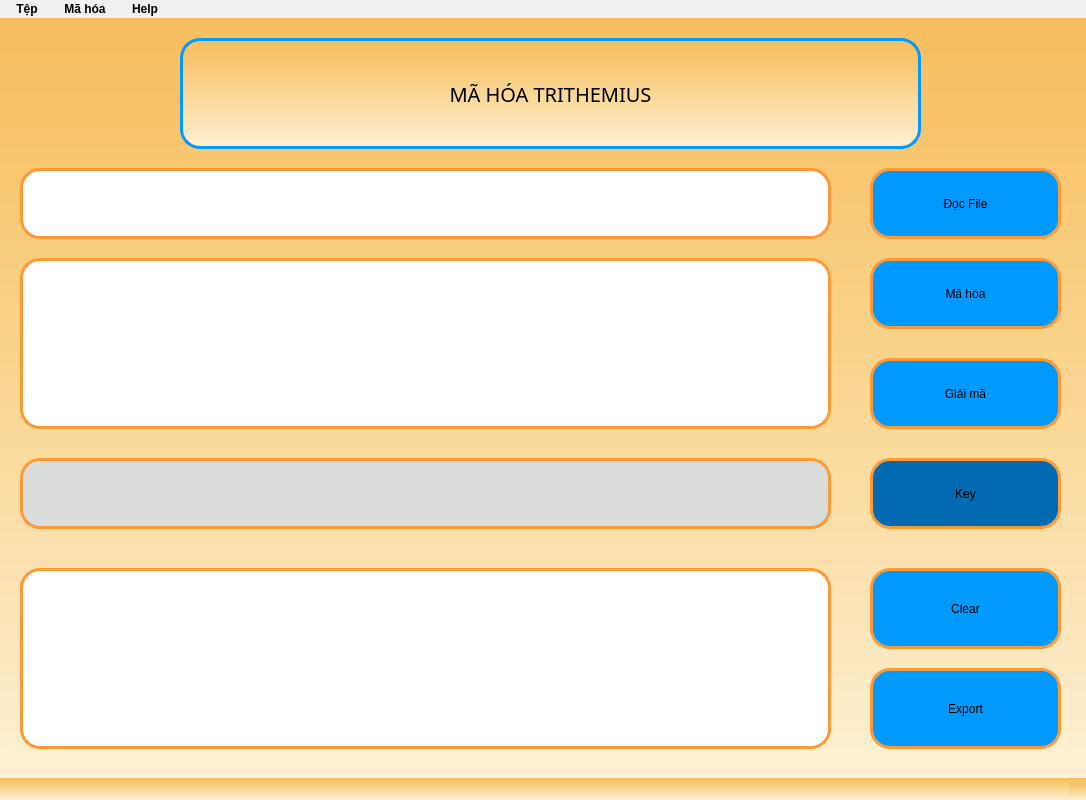
<?xml version="1.0" encoding="UTF-8"?>
<ui version="4.0">
 <class>Trithemiusform</class>
 <widget class="QMainWindow" name="Trithemiusform">
  <property name="geometry">
   <rect>
    <x>0</x>
    <y>0</y>
    <width>1086</width>
    <height>800</height>
   </rect>
  </property>
  <property name="windowTitle">
   <string>WTrithemius</string>
  </property>
  <property name="windowIcon">
   <iconset>
    <normaloff>tainguyen/logo.ico</normaloff>tainguyen/logo.ico</iconset>
  </property>
  <property name="styleSheet">
   <string notr="true">
color:black;
background-color: qlineargradient(spread:pad, x1:0, y1:0, x2:0, y2:1, stop:0 #F6BE5E, stop:0.25 #F8C976, stop:0.5 #FAD794, stop:0.75 #FCE3B4, stop:1 #FDF1D4);
</string>
  </property>
  <widget class="QWidget" name="centralwidget">
   <widget class="QLabel" name="label">
    <property name="geometry">
     <rect>
      <x>180</x>
      <y>20</y>
      <width>741</width>
      <height>111</height>
     </rect>
    </property>
    <property name="font">
     <font>
      <family>Montserrat</family>
      <pointsize>33</pointsize>
      <weight>9</weight>
      <italic>false</italic>
      <bold>false</bold>
     </font>
    </property>
    <property name="layoutDirection">
     <enum>Qt::LeftToRight</enum>
    </property>
    <property name="autoFillBackground">
     <bool>false</bool>
    </property>
    <property name="styleSheet">
     <string notr="true">font-size: 20px;
font: 75 33pt &quot;Montserrat&quot;;

border: 3px solid #0099FF;
border-radius: 20px;
color:black;

</string>
    </property>
    <property name="text">
     <string>MÃ HÓA TRITHEMIUS</string>
    </property>
    <property name="alignment">
     <set>Qt::AlignCenter</set>
    </property>
   </widget>
   <widget class="QPushButton" name="Btn_ReadFile">
    <property name="geometry">
     <rect>
      <x>870</x>
      <y>150</y>
      <width>191</width>
      <height>71</height>
     </rect>
    </property>
    <property name="cursor">
     <cursorShape>PointingHandCursor</cursorShape>
    </property>
    <property name="mouseTracking">
     <bool>false</bool>
    </property>
    <property name="tabletTracking">
     <bool>false</bool>
    </property>
    <property name="autoFillBackground">
     <bool>false</bool>
    </property>
    <property name="styleSheet">
     <string notr="true">QPushButton {
    border-radius: 20px;
    background-color: #0099FF;
    border: 3px solid #FF9933;
    font: 75 16pt &quot;Montserrat&quot;;
}

QPushButton:hover {
    background-color: white;
    border-color:#0099FF ;
    color: black;
}
</string>
    </property>
    <property name="text">
     <string>Đọc File</string>
    </property>
   </widget>
   <widget class="QPushButton" name="Btn_MaHoa">
    <property name="geometry">
     <rect>
      <x>870</x>
      <y>240</y>
      <width>191</width>
      <height>71</height>
     </rect>
    </property>
    <property name="cursor">
     <cursorShape>PointingHandCursor</cursorShape>
    </property>
    <property name="styleSheet">
     <string notr="true">QPushButton {
    border-radius: 20px;
    background-color: #0099FF;
    border: 3px solid #FF9933;
    font: 75 16pt &quot;Montserrat&quot;;
}

QPushButton:hover {
    background-color: white;
    border-color:#0099FF ;
    color: black;
}
</string>
    </property>
    <property name="text">
     <string>Mã hóa</string>
    </property>
   </widget>
   <widget class="QPushButton" name="Btn_GiaiMa">
    <property name="geometry">
     <rect>
      <x>870</x>
      <y>340</y>
      <width>191</width>
      <height>71</height>
     </rect>
    </property>
    <property name="cursor">
     <cursorShape>PointingHandCursor</cursorShape>
    </property>
    <property name="styleSheet">
     <string notr="true">QPushButton {
    border-radius: 20px;
    background-color: #0099FF;
    border: 3px solid #FF9933;
    font: 75 16pt &quot;Montserrat&quot;;
}

QPushButton:hover {
    background-color: white;
    border-color:#0099FF ;
    color: black;
}
</string>
    </property>
    <property name="text">
     <string>Giải mã</string>
    </property>
   </widget>
   <widget class="QLineEdit" name="tbPath">
    <property name="geometry">
     <rect>
      <x>20</x>
      <y>150</y>
      <width>811</width>
      <height>71</height>
     </rect>
    </property>
    <property name="font">
     <font>
      <family>Bebas Neue</family>
      <pointsize>12</pointsize>
     </font>
    </property>
    <property name="styleSheet">
     <string notr="true">background-color:white;
border-radius:20px;
color:black;
font: 12pt &quot;Bebas Neue&quot;;
border: 3px solid #FF9933;</string>
    </property>
    <property name="text">
     <string/>
    </property>
    <property name="maxLength">
     <number>32782</number>
    </property>
    <property name="frame">
     <bool>true</bool>
    </property>
    <property name="clearButtonEnabled">
     <bool>false</bool>
    </property>
   </widget>
   <widget class="QTextEdit" name="tbNoiDung">
    <property name="geometry">
     <rect>
      <x>20</x>
      <y>240</y>
      <width>811</width>
      <height>171</height>
     </rect>
    </property>
    <property name="font">
     <font>
      <family>Bebas Neue</family>
      <pointsize>12</pointsize>
     </font>
    </property>
    <property name="cursor" stdset="0">
     <cursorShape>IBeamCursor</cursorShape>
    </property>
    <property name="styleSheet">
     <string notr="true">QTextEdit {
    padding-top: 10px;
    padding-bottom: 10px;
    background-color: white;
    font: 12pt &quot;Bebas Neue&quot;;
    border-radius: 20px;
    color: black;
    border: 3px solid #FF9933;
}
</string>
    </property>
    <property name="html">
     <string>&lt;!DOCTYPE HTML PUBLIC &quot;-//W3C//DTD HTML 4.0//EN&quot; &quot;http://www.w3.org/TR/REC-html40/strict.dtd&quot;&gt;
&lt;html&gt;&lt;head&gt;&lt;meta name=&quot;qrichtext&quot; content=&quot;1&quot; /&gt;&lt;style type=&quot;text/css&quot;&gt;
p, li { white-space: pre-wrap; }
&lt;/style&gt;&lt;/head&gt;&lt;body style=&quot; font-family:'Bebas Neue'; font-size:12pt; font-weight:400; font-style:normal;&quot;&gt;
&lt;p style=&quot;-qt-paragraph-type:empty; margin-top:0px; margin-bottom:0px; margin-left:0px; margin-right:0px; -qt-block-indent:0; text-indent:0px;&quot;&gt;&lt;br /&gt;&lt;/p&gt;&lt;/body&gt;&lt;/html&gt;</string>
    </property>
   </widget>
   <widget class="QTextEdit" name="tbKetQua">
    <property name="geometry">
     <rect>
      <x>20</x>
      <y>550</y>
      <width>811</width>
      <height>181</height>
     </rect>
    </property>
    <property name="font">
     <font>
      <family>Bebas Neue</family>
      <pointsize>12</pointsize>
     </font>
    </property>
    <property name="cursor" stdset="0">
     <cursorShape>IBeamCursor</cursorShape>
    </property>
    <property name="styleSheet">
     <string notr="true">QTextEdit {
    padding-top: 10px;
    padding-bottom: 10px;
    background-color: white;
    font: 12pt &quot;Bebas Neue&quot;;
    border-radius: 20px;
    color: black;
    border: 3px solid #FF9933;
}
</string>
    </property>
   </widget>
   <widget class="QPushButton" name="Btn_Clear">
    <property name="geometry">
     <rect>
      <x>870</x>
      <y>550</y>
      <width>191</width>
      <height>81</height>
     </rect>
    </property>
    <property name="cursor">
     <cursorShape>PointingHandCursor</cursorShape>
    </property>
    <property name="styleSheet">
     <string notr="true">QPushButton {
    border-radius: 20px;
    background-color: #0099FF;
    border: 3px solid #FF9933;
    font: 75 16pt &quot;Montserrat&quot;;
}

QPushButton:hover {
    background-color: white;
    border-color:#0099FF ;
    color: black;
}
</string>
    </property>
    <property name="text">
     <string>Clear</string>
    </property>
   </widget>
   <widget class="QPushButton" name="Btn_WriteFile">
    <property name="geometry">
     <rect>
      <x>870</x>
      <y>650</y>
      <width>191</width>
      <height>81</height>
     </rect>
    </property>
    <property name="cursor">
     <cursorShape>PointingHandCursor</cursorShape>
    </property>
    <property name="styleSheet">
     <string notr="true">QPushButton {
    border-radius: 20px;
    background-color: #0099FF;
    border: 3px solid #FF9933;
    font: 75 16pt &quot;Montserrat&quot;;
}

QPushButton:hover {
    background-color: white;
    border-color:#0099FF ;
    color: black;
}
</string>
    </property>
    <property name="text">
     <string>Export</string>
    </property>
   </widget>
   <widget class="QLineEdit" name="tbKey">
    <property name="enabled">
     <bool>false</bool>
    </property>
    <property name="geometry">
     <rect>
      <x>20</x>
      <y>440</y>
      <width>811</width>
      <height>71</height>
     </rect>
    </property>
    <property name="font">
     <font>
      <family>Bebas Neue</family>
      <pointsize>12</pointsize>
     </font>
    </property>
    <property name="styleSheet">
     <string notr="true">background-color:#DBDDDA;
border-radius:20px;
color:black;
font: 12pt &quot;Bebas Neue&quot;;
border: 3px solid #FF9933;</string>
    </property>
    <property name="text">
     <string/>
    </property>
    <property name="maxLength">
     <number>32782</number>
    </property>
    <property name="frame">
     <bool>true</bool>
    </property>
    <property name="clearButtonEnabled">
     <bool>false</bool>
    </property>
   </widget>
   <widget class="QLabel" name="label_2">
    <property name="geometry">
     <rect>
      <x>870</x>
      <y>440</y>
      <width>191</width>
      <height>71</height>
     </rect>
    </property>
    <property name="styleSheet">
     <string notr="true">border-radius:20px;
background-color:#006BB2;
border: 3px solid #FF9933;
font: 75 16pt &quot;Montserrat&quot;;
</string>
    </property>
    <property name="text">
     <string>Key</string>
    </property>
    <property name="alignment">
     <set>Qt::AlignCenter</set>
    </property>
   </widget>
  </widget>
  <widget class="QMenuBar" name="menubar">
   <property name="geometry">
    <rect>
     <x>0</x>
     <y>0</y>
     <width>1086</width>
     <height>20</height>
    </rect>
   </property>
   <property name="styleSheet">
    <string notr="true">QMenuBar {
    background-color: #F0F0F0;
    font: bold 12px;
}

QMenuBar::item {
    spacing: 3px;
    padding: 2px 10px;
    background-color: #F0F0F0;
    color: black;
    border-radius: 5px;
}

QMenuBar::item:selected {
    background-color: #0099FF;
    color: white;
    border-radius: 5px;
}

QMenuBar::item:hover {
    background-color: white;
}
</string>
   </property>
   <widget class="QMenu" name="menuM_h_a">
    <property name="title">
     <string>Mã hóa</string>
    </property>
    <widget class="QMenu" name="menuThayThe">
     <property name="title">
      <string>Thay Thế</string>
     </property>
     <property name="icon">
      <iconset>
       <normaloff>../tainguyen/encrypt.png</normaloff>../tainguyen/encrypt.png</iconset>
     </property>
     <addaction name="actionCeasar"/>
     <addaction name="separator"/>
     <addaction name="actionVignere"/>
     <addaction name="separator"/>
     <addaction name="actionBelasco"/>
    </widget>
    <widget class="QMenu" name="menuChuyenVi">
     <property name="title">
      <string>Chuyển Vị</string>
     </property>
     <property name="icon">
      <iconset>
       <normaloff>../tainguyen/encrypt.png</normaloff>../tainguyen/encrypt.png</iconset>
     </property>
     <addaction name="actionMotdong"/>
     <addaction name="separator"/>
     <addaction name="actionNhieudong"/>
    </widget>
    <widget class="QMenu" name="menuXOR">
     <property name="title">
      <string>XOR</string>
     </property>
     <property name="icon">
      <iconset>
       <normaloff>../tainguyen/encrypt.png</normaloff>../tainguyen/encrypt.png</iconset>
     </property>
     <addaction name="actionXOR_Ceasar"/>
     <addaction name="separator"/>
     <addaction name="actionXOR_Vignere"/>
     <addaction name="separator"/>
     <addaction name="actionXOR_Trithemius"/>
     <addaction name="separator"/>
     <addaction name="actionXOR_Belasco"/>
    </widget>
    <addaction name="separator"/>
    <addaction name="menuThayThe"/>
    <addaction name="menuChuyenVi"/>
    <addaction name="separator"/>
    <addaction name="menuXOR"/>
   </widget>
   <widget class="QMenu" name="menuT_p">
    <property name="title">
     <string>Tệp</string>
    </property>
    <addaction name="menuOpen"/>
    <addaction name="separator"/>
    <addaction name="menuSave"/>
    <addaction name="separator"/>
    <addaction name="actionTho_t"/>
   </widget>
   <widget class="QMenu" name="menuHelp">
    <property name="title">
     <string>Help</string>
    </property>
    <addaction name="menuWebsite"/>
    <addaction name="separator"/>
    <addaction name="menuAbout"/>
   </widget>
   <addaction name="menuT_p"/>
   <addaction name="menuM_h_a"/>
   <addaction name="menuHelp"/>
  </widget>
  <widget class="QStatusBar" name="statusbar"/>
  <action name="menuExit">
   <property name="text">
    <string>Thoát</string>
   </property>
  </action>
  <action name="menuOpen">
   <property name="icon">
    <iconset>
     <normaloff>../tainguyen/openfile.png</normaloff>../tainguyen/openfile.png</iconset>
   </property>
   <property name="text">
    <string>Open</string>
   </property>
   <property name="shortcut">
    <string>Ctrl+O</string>
   </property>
   <property name="iconVisibleInMenu">
    <bool>true</bool>
   </property>
  </action>
  <action name="menuSave">
   <property name="icon">
    <iconset>
     <normaloff>../tainguyen/save.png</normaloff>../tainguyen/save.png</iconset>
   </property>
   <property name="text">
    <string>Save</string>
   </property>
   <property name="shortcut">
    <string>Ctrl+S</string>
   </property>
  </action>
  <action name="menuWebsite">
   <property name="icon">
    <iconset>
     <normaloff>../tainguyen/global.png</normaloff>../tainguyen/global.png</iconset>
   </property>
   <property name="text">
    <string>Website</string>
   </property>
  </action>
  <action name="menuAbout">
   <property name="icon">
    <iconset>
     <normaloff>../tainguyen/aboutus.png</normaloff>../tainguyen/aboutus.png</iconset>
   </property>
   <property name="text">
    <string>About us</string>
   </property>
  </action>
  <action name="actionCeasar">
   <property name="icon">
    <iconset>
     <normaloff>../tainguyen/encrypt1.png</normaloff>../tainguyen/encrypt1.png</iconset>
   </property>
   <property name="text">
    <string>Ceasar</string>
   </property>
  </action>
  <action name="actionVignere">
   <property name="icon">
    <iconset>
     <normaloff>../tainguyen/encrypt1.png</normaloff>../tainguyen/encrypt1.png</iconset>
   </property>
   <property name="text">
    <string>Vigenere</string>
   </property>
  </action>
  <action name="actionBelasco">
   <property name="icon">
    <iconset>
     <normaloff>../tainguyen/encrypt1.png</normaloff>../tainguyen/encrypt1.png</iconset>
   </property>
   <property name="text">
    <string>Belasco</string>
   </property>
  </action>
  <action name="actionMotdong">
   <property name="icon">
    <iconset>
     <normaloff>../tainguyen/Arrow1.png</normaloff>../tainguyen/Arrow1.png</iconset>
   </property>
   <property name="text">
    <string>Trên 01 Dòng</string>
   </property>
  </action>
  <action name="actionNhieudong">
   <property name="icon">
    <iconset>
     <normaloff>../tainguyen/Arrow1.png</normaloff>../tainguyen/Arrow1.png</iconset>
   </property>
   <property name="text">
    <string>Trên Nhiều  Dòng</string>
   </property>
  </action>
  <action name="actionXOR_Ceasar">
   <property name="icon">
    <iconset>
     <normaloff>../tainguyen/xor.png</normaloff>../tainguyen/xor.png</iconset>
   </property>
   <property name="text">
    <string>XOR Ceasar</string>
   </property>
  </action>
  <action name="actionXOR_Vignere">
   <property name="icon">
    <iconset>
     <normaloff>../tainguyen/xor.png</normaloff>../tainguyen/xor.png</iconset>
   </property>
   <property name="text">
    <string>XOR Vignere</string>
   </property>
  </action>
  <action name="actionXOR_Trithemius">
   <property name="icon">
    <iconset>
     <normaloff>../tainguyen/xor.png</normaloff>../tainguyen/xor.png</iconset>
   </property>
   <property name="text">
    <string>XOR Trithemius</string>
   </property>
  </action>
  <action name="actionXOR_Belasco">
   <property name="icon">
    <iconset>
     <normaloff>../tainguyen/xor.png</normaloff>../tainguyen/xor.png</iconset>
   </property>
   <property name="text">
    <string>XOR Belasco</string>
   </property>
  </action>
  <action name="actionTho_t">
   <property name="icon">
    <iconset>
     <normaloff>../tainguyen/exit.png</normaloff>../tainguyen/exit.png</iconset>
   </property>
   <property name="text">
    <string>Thoát</string>
   </property>
  </action>
 </widget>
 <resources/>
 <connections/>
</ui>
